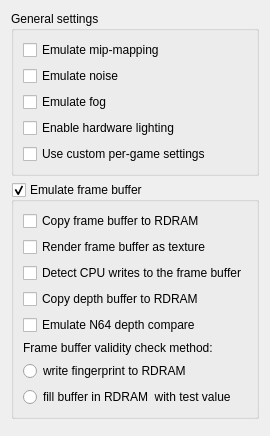
     <widget class="QWidget" name="emulationTab">
      <property name="minimumSize">
       <size>
        <width>0</width>
        <height>379</height>
       </size>
      </property>
      <attribute name="title">
       <string>Emulation</string>
      </attribute>
      <layout class="QVBoxLayout" name="verticalLayout">
       <item>
        <widget class="QGroupBox" name="generalSettingsGroupBox">
         <property name="title">
          <string>General settings</string>
         </property>
         <layout class="QVBoxLayout" name="verticalLayout_2">
          <item>
           <widget class="QCheckBox" name="emulateLodCheckBox">
            <property name="toolTip">
             <string>&lt;html&gt;&lt;head/&gt;&lt;body&gt;&lt;p&gt;&lt;span style=&quot; font-weight:600;&quot;&gt;Enable mip-mapping emulation:&lt;/span&gt;&lt;/p&gt;&lt;p&gt;N64 uses special mechanism for mip-mapping, which is hard to reproduce correctly on PC hardware. This option enables shaders based emulation of that feature.&lt;/p&gt;&lt;p&gt;[Recommended: &lt;span style=&quot; font-style:italic;&quot;&gt;on&lt;/span&gt;]&lt;/p&gt;&lt;/body&gt;&lt;/html&gt;</string>
            </property>
            <property name="text">
             <string>Emulate mip-mapping</string>
            </property>
           </widget>
          </item>
          <item>
           <widget class="QCheckBox" name="emulateNoiseCheckBox">
            <property name="text">
             <string>Emulate noise</string>
            </property>
           </widget>
          </item>
          <item>
           <widget class="QCheckBox" name="emulateFogCheckBox">
            <property name="toolTip">
             <string>&lt;html&gt;&lt;head/&gt;&lt;body&gt;&lt;p&gt;&lt;span style=&quot; font-weight:600;&quot;&gt;Fog emulation:&lt;/span&gt;&lt;/p&gt;&lt;p&gt;Sets fog emulation on//off.&lt;/p&gt;&lt;p&gt;[Recommended: &lt;span style=&quot; font-style:italic;&quot;&gt;on&lt;/span&gt;]&lt;/p&gt;&lt;/body&gt;&lt;/html&gt;</string>
            </property>
            <property name="text">
             <string>Emulate fog</string>
            </property>
           </widget>
          </item>
          <item>
           <widget class="QCheckBox" name="enableHWLightingCheckBox">
            <property name="text">
             <string>Enable hardware lighting</string>
            </property>
           </widget>
          </item>
          <item>
           <widget class="QCheckBox" name="customSettingsCheckBox">
            <property name="toolTip">
             <string>&lt;html&gt;&lt;head/&gt;&lt;body&gt;&lt;p&gt;&lt;span style=&quot; font-weight:600;&quot;&gt;Custom game settings:&lt;/span&gt;&lt;/p&gt;&lt;p&gt;Ini file may contain custom settings for particular game. These settings provide optimal performance for the game. Custom settings will override user's settings when this option is enabled. Disable to ignore custom settings.&lt;/p&gt;&lt;p&gt;[Recommended: &lt;span style=&quot; font-style:italic;&quot;&gt;on&lt;/span&gt;]&lt;/p&gt;&lt;p&gt;&lt;br/&gt;&lt;/p&gt;&lt;/body&gt;&lt;/html&gt;</string>
            </property>
            <property name="text">
             <string>Use custom per-game settings</string>
            </property>
           </widget>
          </item>
         </layout>
        </widget>
       </item>
       <item>
        <widget class="QGroupBox" name="frameBufferGroupBox">
         <property name="title">
          <string>Emulate frame buffer</string>
         </property>
         <property name="checkable">
          <bool>true</bool>
         </property>
         <layout class="QVBoxLayout" name="verticalLayout_10">
          <item>
           <widget class="QCheckBox" name="copyFrameCheckBox">
            <property name="toolTip">
             <string>&lt;html&gt;&lt;head/&gt;&lt;body&gt;&lt;p&gt;&lt;span style=&quot; font-weight:600;&quot;&gt;Copy frame buffer to RDRAM:&lt;/span&gt;&lt;/p&gt;&lt;p&gt;In some games plugin can't detect frame buffer usage. In such cases you need to enable this option to see frame buffer effects. Every drawn frame will be read from video card and copied into RDRAM area.&lt;/p&gt;&lt;p&gt;[Recommended: &lt;span style=&quot; font-style:italic;&quot;&gt;mostly off (needed only for a few games)&lt;/span&gt;]&lt;/p&gt;&lt;/body&gt;&lt;/html&gt;</string>
            </property>
            <property name="text">
             <string>Copy frame buffer to RDRAM</string>
            </property>
           </widget>
          </item>
          <item>
           <widget class="QCheckBox" name="RenderFBCheckBox">
            <property name="toolTip">
             <string>&lt;html&gt;&lt;head/&gt;&lt;body&gt;&lt;p&gt;&lt;span style=&quot; font-weight:600;&quot;&gt;Render N64 frame buffer as texture:&lt;/span&gt;&lt;/p&gt;&lt;p&gt;When this option is enabled, content of each N64 frame buffer is rendered as texture over the frame, rendered by the plugin. This prevents graphics lost, but may cause slowdowns and various glitches in some games.&lt;/p&gt;&lt;p&gt;[Recommended: &lt;span style=&quot; font-style:italic;&quot;&gt;mostly off&lt;/span&gt;]&lt;/p&gt;&lt;/body&gt;&lt;/html&gt;</string>
            </property>
            <property name="text">
             <string>Render frame buffer as texture</string>
            </property>
           </widget>
          </item>
          <item>
           <widget class="QCheckBox" name="detectCPUWritesCheckBox">
            <property name="toolTip">
             <string>&lt;html&gt;&lt;head/&gt;&lt;body&gt;&lt;p&gt;&lt;span style=&quot; font-weight:600;&quot;&gt;Detect CPU write to the N64 frame buffer:&lt;/span&gt;&lt;/p&gt;&lt;p&gt;This option works as the previous options, but the plugin is trying to detect, when game uses CPU writes to N64 frame buffer. The N64 frame buffer is rendered only when CPU writes is detected. Use this option for those games, in which you see still image or no image at all for some time with no reason.&lt;/p&gt;&lt;p&gt;[Recommended: &lt;span style=&quot; font-style:italic;&quot;&gt;mostly off&lt;/span&gt;]&lt;/p&gt;&lt;/body&gt;&lt;/html&gt;</string>
            </property>
            <property name="text">
             <string>Detect CPU writes to the frame buffer</string>
            </property>
           </widget>
          </item>
          <item>
           <widget class="QCheckBox" name="CopyDepthCheckBox">
            <property name="toolTip">
             <string>&lt;html&gt;&lt;head/&gt;&lt;body&gt;&lt;p&gt;&lt;span style=&quot; font-weight:600;&quot;&gt;Copy depth buffer to RDRAM:&lt;/span&gt;&lt;/p&gt;&lt;p&gt;This option is required for correct emulation of depth buffer based effects, e.g. coronas. Content of video card's depth buffer is copied into RDRAM area each frame.&lt;/p&gt;&lt;p&gt;[Recommended: &lt;span style=&quot; font-style:italic;&quot;&gt;on&lt;/span&gt;]&lt;/p&gt;&lt;/body&gt;&lt;/html&gt;</string>
            </property>
            <property name="text">
             <string>Copy depth buffer to RDRAM</string>
            </property>
           </widget>
          </item>
          <item>
           <widget class="QCheckBox" name="n64DepthCompareCheckBox">
            <property name="toolTip">
             <string>&lt;html&gt;&lt;head/&gt;&lt;body&gt;&lt;p&gt;Use shadres to emulate N64 depth compare modes. &lt;span style=&quot; font-weight:600;&quot;&gt;Experimantal!&lt;/span&gt;&lt;/p&gt;&lt;/body&gt;&lt;/html&gt;</string>
            </property>
            <property name="text">
             <string>Emulate N64 depth compare</string>
            </property>
           </widget>
          </item>
          <item>
           <layout class="QVBoxLayout" name="verticalLayout_9">
            <item>
             <widget class="QLabel" name="label_24">
              <property name="toolTip">
               <string>&lt;html&gt;&lt;head/&gt;&lt;body&gt;&lt;p&gt;&lt;span style=&quot; font-weight:600;&quot;&gt;Frame buffer validity check:&lt;/span&gt;&lt;/p&gt;&lt;p&gt;For hardware, frame buffer emulation it is essential to know that hardware frame buffer is still valid and can be used as texture. Frame buffer validity means that corresponded area in RDRAM is still used for that buffer. Plugin checks RDRAM context for changes before use of hardware buffer. There are two methods to check RDRAM context:&lt;/p&gt;&lt;p&gt;1. Write fingerprint to RDRAM. The plugin writes smal portion of data (fingerprint) to buffer area in RDRAM. It helps plugin to detect changes in RDRAM context. Small portion of modifications makes possibility of game crash very low.&lt;/p&gt;&lt;p&gt;2. Fill RDRAM. Plugin fills RDRAM area for allocated frame buffer with some test value. Frame buffer is valid until all pixels inside the area match that value. it is recommended method for Legend of Zelda.&lt;br/&gt;Warning: This method may cause emulator's crash if actual frame buffer bounds are less than the ones detected by the plugin.&lt;/p&gt;&lt;p&gt;[Recommended: Write fingerprint to RDRAM]&lt;/p&gt;&lt;/body&gt;&lt;/html&gt;</string>
              </property>
              <property name="text">
               <string>Frame buffer validity check method:</string>
              </property>
             </widget>
            </item>
            <item>
             <widget class="QRadioButton" name="validityMethodFingerprintRadioButton">
              <property name="toolTip">
               <string>&lt;html&gt;&lt;head/&gt;&lt;body&gt;&lt;p&gt;&lt;span style=&quot; font-weight:600;&quot;&gt;Frame buffer validity check:&lt;/span&gt;&lt;/p&gt;&lt;p&gt;For hardware, frame buffer emulation it is essential to know that hardware frame buffer is still valid and can be used as texture. Frame buffer validity means that corresponded area in RDRAM is still used for that buffer. Plugin checks RDRAM context for changes before use of hardware buffer. There are two methods to check RDRAM context:&lt;/p&gt;&lt;p&gt;1. Write fingerprint to RDRAM. The plugin writes smal portion of data (fingerprint) to buffer area in RDRAM. It helps plugin to detect changes in RDRAM context. Small portion of modifications makes possibility of game crash very low.&lt;/p&gt;&lt;p&gt;2. Fill RDRAM. Plugin fills RDRAM area for allocated frame buffer with some test value. Frame buffer is valid until all pixels inside the area match that value. it is recommended method for Legend of Zelda.&lt;br/&gt;Warning: This method may cause emulator's crash if actual frame buffer bounds are less than the ones detected by the plugin.&lt;/p&gt;&lt;p&gt;[Recommended: Write fingerprint to RDRAM]&lt;/p&gt;&lt;/body&gt;&lt;/html&gt;</string>
              </property>
              <property name="text">
               <string>write fingerprint to RDRAM</string>
              </property>
              <attribute name="buttonGroup">
               <string notr="true">validityCheckbuttonGroup</string>
              </attribute>
             </widget>
            </item>
            <item>
             <widget class="QRadioButton" name="validityMethodFillRadioButton">
              <property name="toolTip">
               <string>&lt;html&gt;&lt;head/&gt;&lt;body&gt;&lt;p&gt;&lt;span style=&quot; font-weight:600;&quot;&gt;Frame buffer validity check:&lt;/span&gt;&lt;/p&gt;&lt;p&gt;For hardware, frame buffer emulation it is essential to know that hardware frame buffer is still valid and can be used as texture. Frame buffer validity means that corresponded area in RDRAM is still used for that buffer. Plugin checks RDRAM context for changes before use of hardware buffer. There are two methods to check RDRAM context:&lt;/p&gt;&lt;p&gt;1. Write fingerprint to RDRAM. The plugin writes smal portion of data (fingerprint) to buffer area in RDRAM. It helps plugin to detect changes in RDRAM context. Small portion of modifications makes possibility of game crash very low.&lt;/p&gt;&lt;p&gt;2. Fill RDRAM. Plugin fills RDRAM area for allocated frame buffer with some test value. Frame buffer is valid until all pixels inside the area match that value. it is recommended method for Legend of Zelda.&lt;br/&gt;Warning: This method may cause emulator's crash if actual frame buffer bounds are less than the ones detected by the plugin.&lt;/p&gt;&lt;p&gt;[Recommended: Write fingerprint to RDRAM]&lt;/p&gt;&lt;/body&gt;&lt;/html&gt;</string>
              </property>
              <property name="text">
               <string>fill buffer in RDRAM  with test value</string>
              </property>
              <attribute name="buttonGroup">
               <string notr="true">validityCheckbuttonGroup</string>
              </attribute>
             </widget>
            </item>
           </layout>
          </item>
         </layout>
        </widget>
       </item>
       <item>
        <widget class="QWidget" name="widget_2" native="true"/>
       </item>
      </layout>
     </widget>
